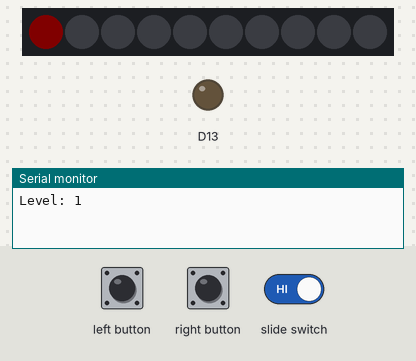
This sketch was run on a simulated Adafruit Circuit Playground Express. Parts: 10 RGB LEDs in strip order, left to right, output pins drawn as LEDs (lit = HIGH), the last lines printed to the serial monitor. Inputs (shaded band) come from the test bench. Dim RGB values are drawn brighter than linear; random numbers use the default seed unless the sketch sets one; the audio player accepts every command and is not drawn.

Above: at 1.2 s.
1.3 s: slide switch set LOW
At 1.45 s:
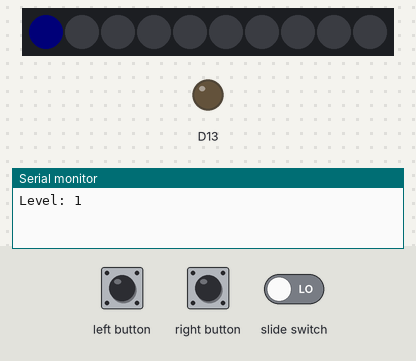
3.7 s: left button pressed for 0.15 s
At 4.19 s:
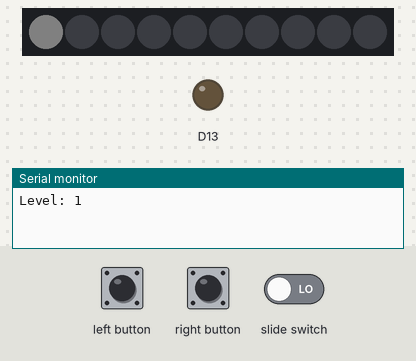
4.4 s: right button pressed for 0.15 s
At 4.57 s:
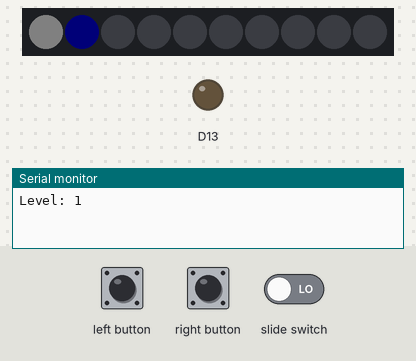
5.1 s: slide switch set HIGH
At 7.0 s:
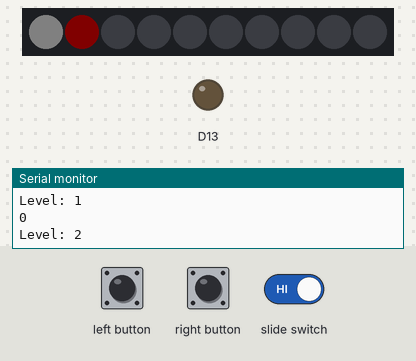
Timing chart, 0 to 8.1 s (numbered marks = the images above; inputs shaded):
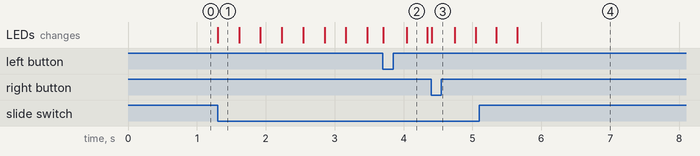

Measured:
- after the input at 1.3 s, the LEDs: change at once (image 1)

The sketch:

Game.ino
```cpp
#include <Adafruit_CircuitPlayground.h>

//Define Input Pins
const byte button1Pin = 4;
const byte button2Pin = 5;
const byte switchPin = 7;


//Setup Flags for Interrupts
volatile bool button1PressFlag = false;
volatile bool button2PressFlag = false;
volatile bool switchChangeFlag = false;

//Vars to store the pattern bool
int pattern[10] = {0,0,0,0,0,0,0,0,0,0};
int userPattern[10] = {0,0,0,0,0,0,0,0,0,0};

int level = 1; //Current level of player
int score = 0; //Current score of player

void setup() {
  CircuitPlayground.begin();
  Serial.begin(9600);
  CircuitPlayground.setBrightness(5);
  randomSeed(analogRead(A1)); //Use enverionmental randomness (electrical noise) as a seed for CPX Board to generate random patterns!


  //Setup Button and Switch Interupts
  attachInterrupt(digitalPinToInterrupt(button1Pin), button1Update, FALLING);
  attachInterrupt(digitalPinToInterrupt(button2Pin), button2Update, FALLING);
  attachInterrupt(digitalPinToInterrupt(switchPin), switchUpdate, CHANGE);

  while(!Serial){
    //Wait until Serial Monitor Open
  }
}

void loop() {
  Serial.println("Level: " + String(level));
  resetPatterns();

  if (level <=10){
    generatePattern(level);
    displayPattern();

    while(!switchChangeFlag){
      delay(10);
    }
    switchChangeFlag = false;

    getUserInput();

    score += getLevelScore();
    Serial.println(score);

    //ToDO Can use the clock demo sounds to make it say a time

    level++;
  }
  else
  {
    displayScore(score);
  }
}
```

Source omitted: rFunctions.ino (data table, 12390 bytes)
